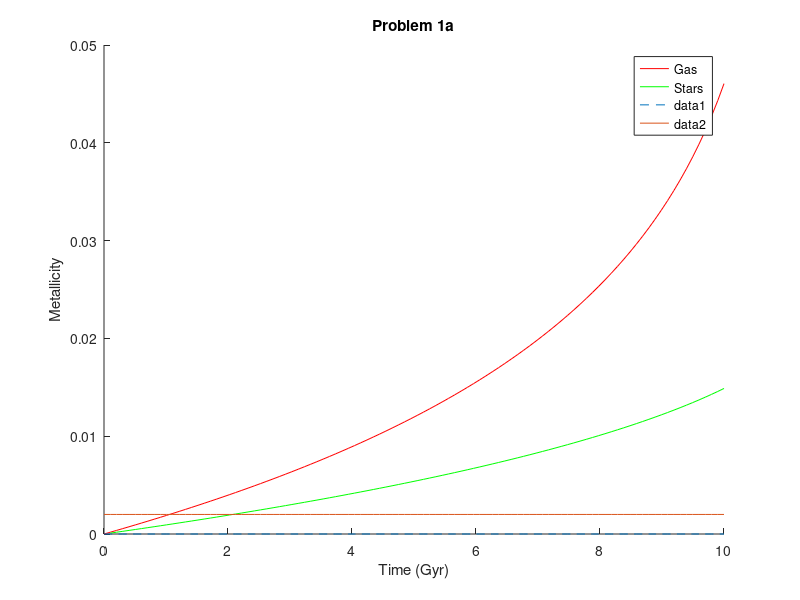
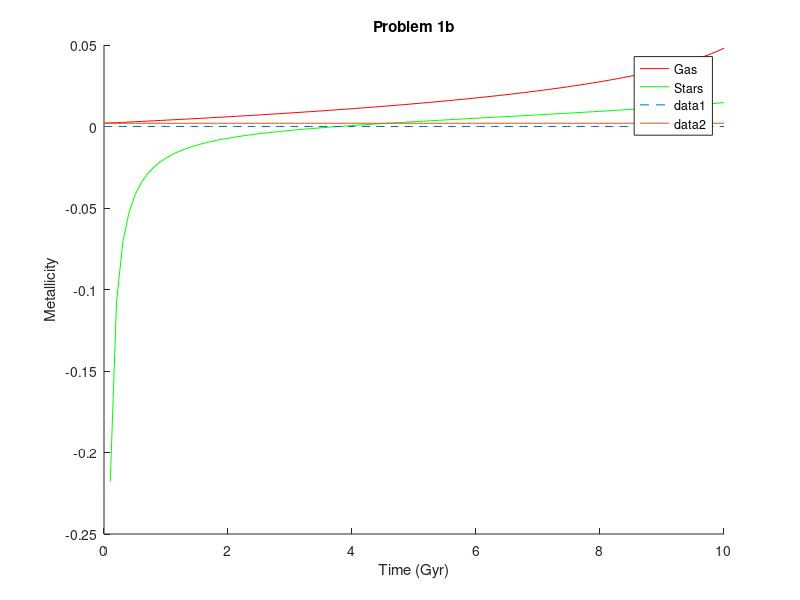
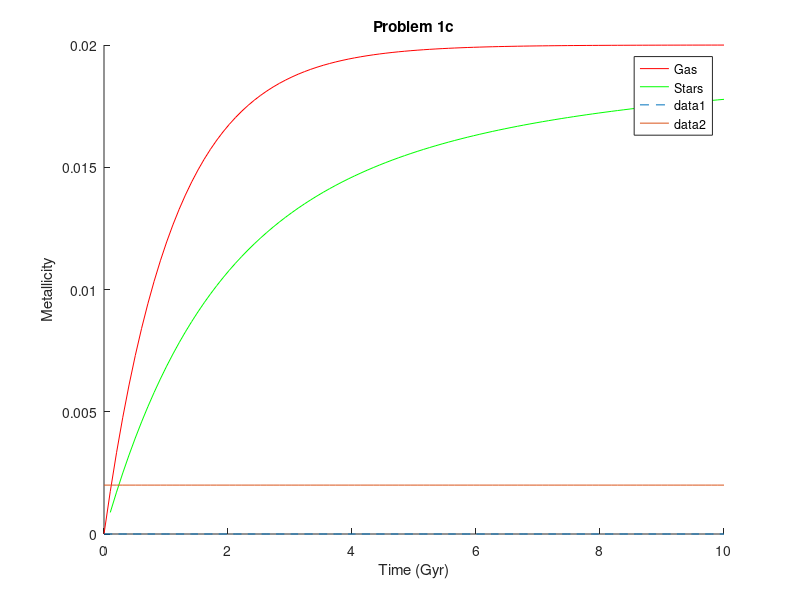
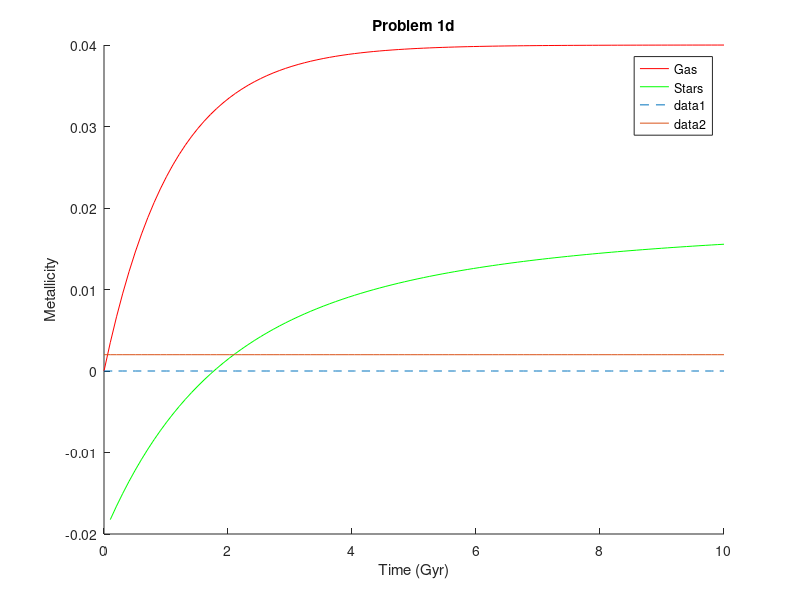

These charts were generated, in order, by the following MATLAB code:
% Logan Prust - Astro 586 - Homework 4

clear,clc;

psi=10;
psi2c=10;
R=0.17*10/psi;
tau1a=10/0.9;
tau1c=1/0.9;
tau2b=3;
n=100;
t=linspace(0,10,n);
Zsun=0.02;
y=Zsun;
Z0=0.1*Zsun;
Zf=Zsun;
M=100;

for i=1:n
    mu1a(i)=1-t(i)/tau1a;
    Z1a(i)=y*log(1/mu1a(i));
    Zs1a(i)=y*(1-mu1a(i)/(1-mu1a(i))*log(1/mu1a(i)));
    Z1b(i)=y*log(1/mu1a(i))+Z0;
    Zs1b(i)=y-mu1a(i)/(1-mu1a(i))*Z1b(i);
    mu1c(i)=1/(1+t(i)/tau1c);
    nu1c(i)=t(i)/tau1c;
    Z1c(i)=y*(1-exp(-nu1c(i)));
    Zs1c(i)=y-mu1c(i)/(1-mu1c(i))*Z1c(i);
    Z1d(i)=y+Zf-(y+Zf)*exp(-nu1c(i));
    Zs1d(i)=y-mu1c(i)/(1-mu1c(i))*Z1d(i);
    Z2a(i)=Z1a(i);
    Zs2a(i)=Zs1a(i);
    mu2b(i)=0.3111*tau2b*(exp(-t(i)/tau2b)-1)+1;
    if t(i) <= 1
        mu2c(i)=1;
    elseif t(i) <= 2
        mu2c(i)=1-0.3*(t(i)-1);
    elseif t(i) <= 3
        mu2c(i)=1-0.3*1;
    elseif t(i) <= 4
        mu2c(i)=1-0.3-0.3*(t(i)-3);
    elseif t(i) <= 5
        mu2c(i)=1-0.3-0.3;
    elseif t(i) <= 6
        mu2c(i)=1-0.3-0.3-0.3*(t(i)-5);
    else
        mu2c(i)=0.1;
    end
    if t(i) < 3
        mu2d(i)=-2/15*(t(i)^3-0.25*t(i)^4)+1;
    else
        mu2d(i)=0.1;
    end
    Z2b(i)=y*log(1/mu2b(i));
    Zs2b(i)=y-mu2b(i)/(1-mu2b(i))*Z2b(i);
    Z2c(i)=y*log(1/mu2c(i));
    Zs2c(i)=y-mu2c(i)/(1-mu2c(i))*Z2c(i);
    Z2d(i)=y*log(1/mu2d(i));
    Zs2d(i)=y-mu2d(i)/(1-mu2d(i))*Z2d(i);
end

figure(1);
hold on;
plot(t,Z1a,'r');
plot(t,Zs1a,'g');
title('Problem 1a');
xlabel('Time (Gyr)');
ylabel('Metallicity');
legend('Gas','Stars');
plot(t,zeros(1,n),'--');
plot(t,ones(1,n)*0.1*Zsun);

figure(2);
hold on;
plot(t,Z1b,'r');
plot(t,Zs1b,'g');
title('Problem 1b');
xlabel('Time (Gyr)');
ylabel('Metallicity');
legend('Gas','Stars');
plot(t,zeros(1,n),'--');
plot(t,ones(1,n)*0.1*Zsun);

figure(3);
hold on;
plot(t,Z1c,'r');
plot(t,Zs1c,'g');
title('Problem 1c');
xlabel('Time (Gyr)');
ylabel('Metallicity');
legend('Gas','Stars');
plot(t,zeros(1,n),'--');
plot(t,ones(1,n)*0.1*Zsun);

figure(4);
hold on;
plot(t,Z1d,'r');
plot(t,Zs1d,'g');
title('Problem 1d');
xlabel('Time (Gyr)');
ylabel('Metallicity');
legend('Gas','Stars');
plot(t,zeros(1,n),'--');
plot(t,ones(1,n)*0.1*Zsun);

figure(5);
hold on;
plot(t,Z2a,'r');
plot(t,Zs2a,'g');
title('Problem 2a');
xlabel('Time (Gyr)');
ylabel('Metallicity');
legend('Gas','Stars');
plot(t,zeros(1,n),'--');
plot(t,ones(1,n)*0.1*Zsun);

figure(6);
hold on;
plot(t,Z2b,'r');
plot(t,Zs2b,'g');
title('Problem 2b');
xlabel('Time (Gyr)');
ylabel('Metallicity');
legend('Gas','Stars');
plot(t,zeros(1,n),'--');
plot(t,ones(1,n)*0.1*Zsun);

figure(7);
hold on;
plot(t,Z2c,'r');
plot(t,Zs2c,'g');
title('Problem 2c');
xlabel('Time (Gyr)');
ylabel('Metallicity');
legend('Gas','Stars');
line([1 1],get(gca,'ylim'));
line([2 2],get(gca,'ylim'));
line([3 3],get(gca,'ylim'));
line([4 4],get(gca,'ylim'));
line([5 5],get(gca,'ylim'));
line([6 6],get(gca,'ylim'));
plot(t,zeros(1,n),'--');
plot(t,ones(1,n)*0.1*Zsun);

figure(8);
hold on;
plot(t,Z2d,'r');
plot(t,Zs2d,'g');
title('Problem 2d');
xlabel('Time (Gyr)');
ylabel('Metallicity');
legend('Gas','Stars');
line([3 3],get(gca,'ylim'));
plot(t,zeros(1,n),'--');
plot(t,ones(1,n)*0.1*Zsun);